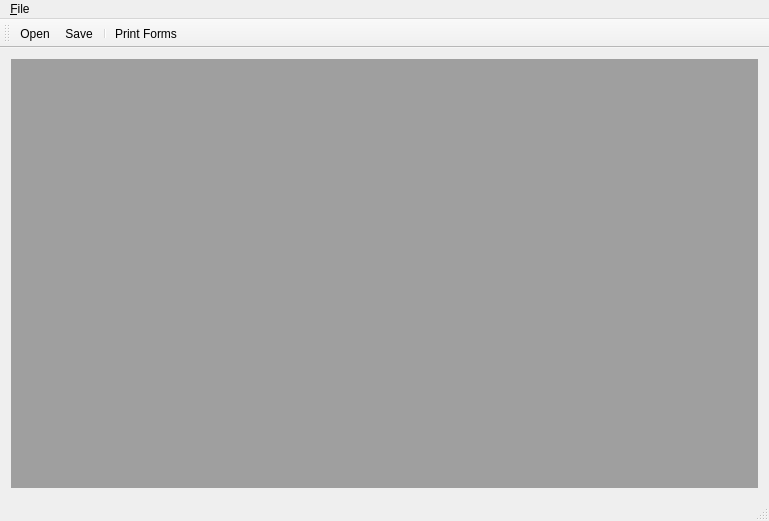
<?xml version="1.0" encoding="UTF-8"?>
<ui version="4.0">
 <class>PayrollMainWindow</class>
 <widget class="QMainWindow" name="PayrollMainWindow">
  <property name="geometry">
   <rect>
    <x>0</x>
    <y>0</y>
    <width>769</width>
    <height>521</height>
   </rect>
  </property>
  <property name="windowTitle">
   <string/>
  </property>
  <widget class="QWidget" name="centralWidget">
   <layout class="QVBoxLayout" name="verticalLayout">
    <item>
     <widget class="QMdiArea" name="mdiArea"/>
    </item>
   </layout>
  </widget>
  <widget class="QMenuBar" name="menuBar">
   <property name="geometry">
    <rect>
     <x>0</x>
     <y>0</y>
     <width>769</width>
     <height>25</height>
    </rect>
   </property>
   <widget class="QMenu" name="menuFile">
    <property name="title">
     <string>&amp;File</string>
    </property>
    <widget class="QMenu" name="menuOpen_Recent">
     <property name="title">
      <string>Open &amp;Recent</string>
     </property>
     <addaction name="separator"/>
    </widget>
    <addaction name="action_New"/>
    <addaction name="action_Open"/>
    <addaction name="separator"/>
    <addaction name="menuOpen_Recent"/>
    <addaction name="separator"/>
    <addaction name="action_Save"/>
    <addaction name="actionSave_As"/>
    <addaction name="separator"/>
    <addaction name="action_Close"/>
    <addaction name="separator"/>
    <addaction name="action_Print_Forms"/>
    <addaction name="separator"/>
    <addaction name="actionE_xit"/>
   </widget>
   <addaction name="menuFile"/>
  </widget>
  <widget class="QToolBar" name="mainToolBar">
   <attribute name="toolBarArea">
    <enum>TopToolBarArea</enum>
   </attribute>
   <attribute name="toolBarBreak">
    <bool>false</bool>
   </attribute>
   <addaction name="action_Open"/>
   <addaction name="action_Save"/>
   <addaction name="separator"/>
   <addaction name="action_Print_Forms"/>
  </widget>
  <widget class="QStatusBar" name="statusBar"/>
  <action name="action_New">
   <property name="text">
    <string> &amp;New...</string>
   </property>
  </action>
  <action name="action_Open">
   <property name="text">
    <string>&amp;Open...</string>
   </property>
  </action>
  <action name="action_Save">
   <property name="text">
    <string>&amp;Save</string>
   </property>
  </action>
  <action name="actionSave_As">
   <property name="text">
    <string>Save &amp;As</string>
   </property>
  </action>
  <action name="action_Close">
   <property name="text">
    <string>&amp;Close </string>
   </property>
  </action>
  <action name="action_Print_Forms">
   <property name="text">
    <string>&amp;Print Forms</string>
   </property>
  </action>
  <action name="actionE_xit">
   <property name="text">
    <string>E&amp;xit</string>
   </property>
  </action>
 </widget>
 <layoutdefault spacing="6" margin="11"/>
 <resources/>
 <connections/>
</ui>
